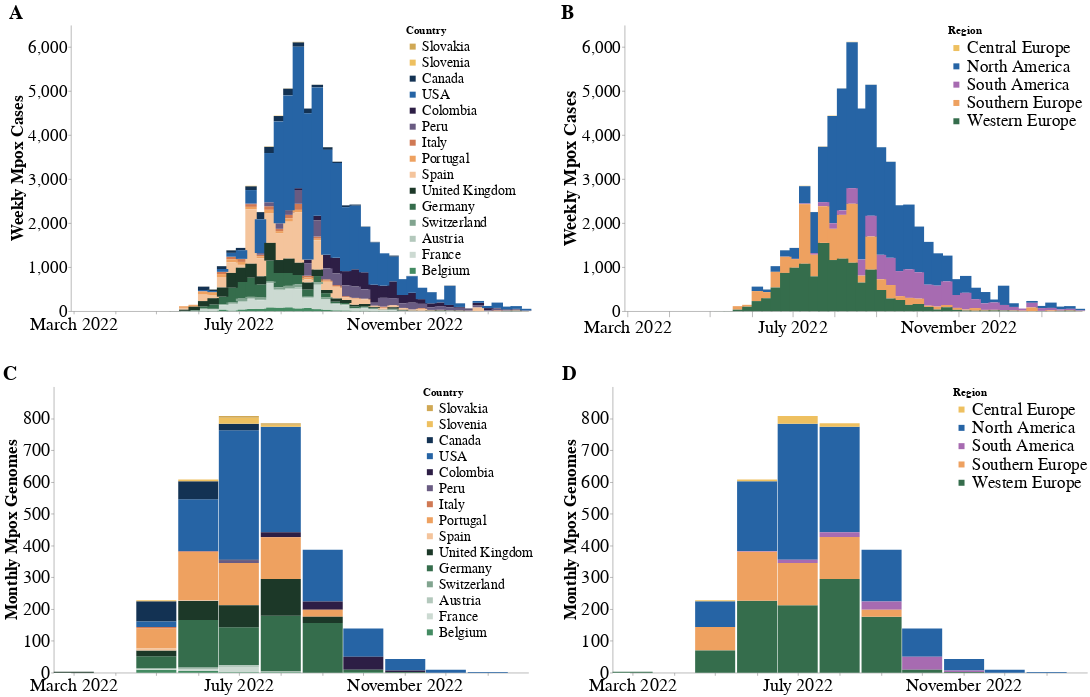

Write notebook code for a chart like this one.
### Code cell
# Add labels to each chart
weekly_cases_country = weekly_cases_country.properties(title='A')
monthly_seqs_country = monthly_seqs_country.properties(title='C')
weekly_cases_region = weekly_cases_region.properties(title='B')
monthly_seqs_region = monthly_seqs_region.properties(title='D')

# Concatenate labeled charts A and B horizontally
chart_ab_labeled = alt.hconcat(weekly_cases_country, weekly_cases_region, spacing=50).resolve_scale(x = "shared", y='independent', color = "independent" )

# Concatenate labeled charts C and D horizontally
chart_cd_labeled = alt.hconcat(monthly_seqs_country, monthly_seqs_region, spacing=50).resolve_scale(x = "shared", y='independent', color = "independent")

# Concatenate labeled charts AB and CD vertically
chart_abcd_labeled = alt.vconcat(chart_ab_labeled, chart_cd_labeled, spacing=50).resolve_scale(x='shared', color ='shared')

chart_abcd_labeled.configure_view(
    strokeWidth=0
).configure_title(
    anchor='start', fontSize= 35
).configure_axis(
    labelFontSize=24,
    titleFontSize=24
).configure_legend(
    labelFontSize = 60)

### Figure 1 — Vega-Lite specification as saved in the notebook (floating-point values rounded to 4 significant figures; data arrays with more than 128 entries replaced by an {"elided": "..."} marker saying what was removed)
{"config": {"view": {"continuousWidth": 400, "continuousHeight": 300, "strokeWidth": 0}, "axis": {"labelFontSize": 24, "titleFontSize": 24}, "legend": {"labelFontSize": 60}, "title": {"anchor": "start", "fontSize": 35}}, "vconcat": [{"hconcat": [{"data": {"name": "data-6afcb7f227408069b7696b71755d6032"}, "mark": {"type": "bar", "interpolate": "monotone", "size": 20}, "encoding": {"color": {"field": "location", "legend": {"labelFontSize": 25, "labelLimit": 0, "offset": -215, "orient": "right", "symbolSize": 110, "title": "Country", "titleFontSize": 20}, "scale": {"domain": ["Slovakia", "Slovenia", "Canada", "USA", "Colombia", "Peru", "Italy", "Portugal", "Spain", "United Kingdom", "Germany", "Switzerland", "Austria", "France", "Belgium"], "range": ["#D0A854", "#EEC060", "#133253", "#2664A5", "#2D1E45", "#695B82", "#D07954", "#EEA160", "#F4C49C", "#1C3828", "#356D4C", "#81A48F", "#B3C8BC", "#CCDAD2", "#438B62"]}, "title": "country", "type": "nominal"}, "order": {"field": "order", "sort": "descending", "type": "quantitative"}, "x": {"axis": {"format": "%B %Y", "grid": false, "labelFontSize": 32, "labelLimit": 0, "tickCount": "month", "title": ""}, "field": "date", "type": "temporal"}, "y": {"axis": {"grid": false, "labelFontSize": 30, "title": "Weekly Mpox Cases", "titleFontSize": 30, "values": [0, 1000, 2000, 3000, 4000, 5000, 6000]}, "field": "cases", "type": "quantitative"}}, "height": 500, "title": "A", "width": 800}, {"data": {"name": "data-f527ab2f0f3a0a88977b182b89ab5a0d"}, "mark": {"type": "bar", "interpolate": "monotone", "size": 20}, "encoding": {"color": {"field": "region", "legend": {"labelFontSize": 30, "labelLimit": 0, "offset": -235, "orient": "right", "symbolSize": 110, "title": "Region", "titleFontSize": 20}, "scale": {"domain": ["Central Europe", "North America", "South America", "Southern Europe", "Western Europe"], "range": ["#EEC060", "#2664A5", "#A76BB1", "#EEA160", "#356D4C"]}, "type": "nominal"}, "x": {"axis": {"format": "%B %Y", "grid": false, "labelFontSize": 32, "labelLimit": 0, "tickCount": "month", "tickSize": 10, "title": ""}, "field": "date", "type": "temporal"}, "y": {"axis": {"grid": false, "labelFontSize": 30, "title": "Weekly Mpox Cases", "titleFontSize": 32, "values": [0, 1000, 2000, 3000, 4000, 5000, 6000]}, "field": "cases", "type": "quantitative"}}, "height": 500, "title": "B", "width": 800}], "resolve": {"scale": {"color": "independent", "x": "shared", "y": "independent"}}, "spacing": 50}, {"hconcat": [{"data": {"name": "data-4893de37352f8b7397734fc7eb612666"}, "mark": {"type": "bar", "size": 70}, "encoding": {"color": {"field": "country", "legend": {"labelFontSize": 25, "labelLimit": 0, "offset": -185, "orient": "right", "symbolSize": 110, "title": "Country", "titleFontSize": 20}, "scale": {"domain": ["Slovakia", "Slovenia", "Canada", "USA", "Colombia", "Peru", "Italy", "Portugal", "Spain", "United Kingdom", "Germany", "Switzerland", "Austria", "France", "Belgium"], "range": ["#D0A854", "#EEC060", "#133253", "#2664A5", "#2D1E45", "#695B82", "#D07954", "#EEA160", "#F4C49C", "#1C3828", "#356D4C", "#81A48F", "#B3C8BC", "#CCDAD2", "#438B62"]}, "type": "nominal"}, "order": {"field": "order", "sort": "descending", "type": "quantitative"}, "x": {"axis": {"format": "%B %Y", "grid": false, "labelFontSize": 32, "labelLimit": 0, "tickCount": "month", "title": ""}, "field": "year_month", "type": "temporal"}, "y": {"axis": {"grid": false, "labelFontSize": 32, "offset": 30, "title": "Monthly Mpox Genomes", "titleFontSize": 30, "values": [0, 100, 200, 300, 400, 500, 600, 700, 800]}, "field": "count", "type": "quantitative"}}, "height": 500, "title": "C", "width": 800}, {"data": {"name": "data-c00783575a651e3473e2d8f47a241951"}, "mark": {"type": "bar", "size": 70}, "encoding": {"color": {"field": "region", "legend": {"labelFontSize": 30, "labelLimit": 0, "offset": -235, "orient": "right", "symbolSize": 110, "title": "Region", "titleFontSize": 20}, "scale": {"domain": ["Central Europe", "North America", "South America", "Southern Europe", "Western Europe"], "range": ["#EEC060", "#2664A5", "#A76BB1", "#EEA160", "#356D4C"]}, "type": "nominal"}, "x": {"axis": {"format": "%B %Y", "grid": false, "labelFontSize": 32, "labelLimit": 0, "tickCount": "month", "title": ""}, "field": "year_month", "type": "temporal"}, "y": {"axis": {"grid": false, "labelFontSize": 32, "offset": 30, "title": "Monthly Mpox Genomes", "titleFontSize": 30, "values": [0, 100, 200, 300, 400, 500, 600, 700, 800]}, "field": "count", "type": "quantitative"}}, "height": 500, "title": "D", "width": 800}], "resolve": {"scale": {"color": "independent", "x": "shared", "y": "independent"}}, "spacing": 50}], "resolve": {"scale": {"color": "shared", "x": "shared"}}, "spacing": 50, "$schema": "https://vega.github.io/schema/vega-lite/v4.17.0.json", "datasets": {"data-6afcb7f227408069b7696b71755d6032": {"elided": "533 records"}, "data-f527ab2f0f3a0a88977b182b89ab5a0d": {"elided": "179 records"}, "data-4893de37352f8b7397734fc7eb612666": [{"year_month": "2022-03", "country": "United Kingdom", "count": 3, "order": 9}, {"year_month": "2022-05", "country": "Canada", "count": 64, "order": 2}, {"year_month": "2022-05", "country": "Portugal", "count": 64, "order": 7}, {"year_month": "2022-05", "country": "Germany", "count": 37, "order": 10}, {"year_month": "2022-05", "country": "United Kingdom", "count": 18, "order": 9}, {"year_month": "2022-05", "country": "USA", "count": 17, "order": 3}, {"year_month": "2022-05", "country": "Belgium", "count": 9, "order": 14}, {"year_month": "2022-05", "country": "Spain", "count": 6, "order": 8}, {"year_month": "2022-05", "country": "Italy", "count": 4, "order": 6}, {"year_month": "2022-05", "country": "France", "count": 3, "order": 13}, {"year_month": "2022-05", "country": "Slovenia", "count": 3, "order": 1}, {"year_month": "2022-05", "country": "Switzerland", "count": 3, "order": 11}, {"year_month": "2022-06", "country": "USA", "count": 163, "order": 3}, {"year_month": "2022-06", "country": "Portugal", "count": 151, "order": 7}, {"year_month": "2022-06", "country": "Germany", "count": 150, "order": 10}, {"year_month": "2022-06", "country": "United Kingdom", "count": 60, "order": 9}, {"year_month": "2022-06", "country": "Canada", "count": 56, "order": 2}, {"year_month": "2022-06", "country": "Slovenia", "count": 6, "order": 1}, {"year_month": "2022-06", "country": "Belgium", "count": 5, "order": 14}, {"year_month": "2022-06", "country": "France", "count": 5, "order": 13}, {"year_month": "2022-06", "country": "Switzerland", "count": 4, "order": 11}, {"year_month": "2022-06", "country": "Spain", "count": 3, "order": 8}, {"year_month": "2022-06", "country": "Austria", "count": 2, "order": 12}, {"year_month": "2022-06", "country": "Peru", "count": 2, "order": 5}, {"year_month": "2022-06", "country": "Italy", "count": 1, "order": 6}, {"year_month": "2022-07", "country": "USA", "count": 408, "order": 3}, {"year_month": "2022-07", "country": "Portugal", "count": 133, "order": 7}, {"year_month": "2022-07", "country": "Germany", "count": 119, "order": 10}, {"year_month": "2022-07", "country": "United Kingdom", "count": 69, "order": 9}, {"year_month": "2022-07", "country": "Canada", "count": 20, "order": 2}, {"year_month": "2022-07", "country": "Slovenia", "count": 19, "order": 1}, {"year_month": "2022-07", "country": "France", "count": 17, "order": 13}, {"year_month": "2022-07", "country": "Peru", "count": 8, "order": 5}, {"year_month": "2022-07", "country": "Austria", "count": 6, "order": 12}, {"year_month": "2022-07", "country": "Slovakia", "count": 6, "order": 0}, {"year_month": "2022-07", "country": "Colombia", "count": 2, "order": 4}, {"year_month": "2022-07", "country": "Belgium", "count": 1, "order": 14}, {"year_month": "2022-08", "country": "USA", "count": 332, "order": 3}, {"year_month": "2022-08", "country": "Germany", "count": 175, "order": 10}, {"year_month": "2022-08", "country": "Portugal", "count": 131, "order": 7}, {"year_month": "2022-08", "country": "United Kingdom", "count": 116, "order": 9}, {"year_month": "2022-08", "country": "Colombia", "count": 15, "order": 4}, {"year_month": "2022-08", "country": "Slovenia", "count": 6, "order": 1}, {"year_month": "2022-08", "country": "Slovakia", "count": 5, "order": 0}, {"year_month": "2022-08", "country": "Austria", "count": 3, "order": 12}, {"year_month": "2022-08", "country": "Belgium", "count": 1, "order": 14}, {"year_month": "2022-08", "country": "Italy", "count": 1, "order": 6}, {"year_month": "2022-09", "country": "USA", "count": 163, "order": 3}, {"year_month": "2022-09", "country": "Germany", "count": 156, "order": 10}, {"year_month": "2022-09", "country": "Colombia", "count": 26, "order": 4}, {"year_month": "2022-09", "country": "Portugal", "count": 22, "order": 7}, {"year_month": "2022-09", "country": "United Kingdom", "count": 20, "order": 9}, {"year_month": "2022-10", "country": "USA", "count": 89, "order": 3}, {"year_month": "2022-10", "country": "Colombia", "count": 41, "order": 4}, {"year_month": "2022-10", "country": "Germany", "count": 7, "order": 10}, {"year_month": "2022-10", "country": "Belgium", "count": 2, "order": 14}, {"year_month": "2022-11", "country": "USA", "count": 36, "order": 3}, {"year_month": "2022-11", "country": "Colombia", "count": 5, "order": 4}, {"year_month": "2022-11", "country": "Germany", "count": 2, "order": 10}, {"year_month": "2022-12", "country": "USA", "count": 9, "order": 3}, {"year_month": "2023-01", "country": "USA", "count": 2, "order": 3}], "data-c00783575a651e3473e2d8f47a241951": [{"year_month": "2022-03", "region": "Western Europe", "count": 3}, {"year_month": "2022-05", "region": "North America", "count": 81}, {"year_month": "2022-05", "region": "Southern Europe", "count": 74}, {"year_month": "2022-05", "region": "Western Europe", "count": 70}, {"year_month": "2022-05", "region": "Central Europe", "count": 3}, {"year_month": "2022-06", "region": "Western Europe", "count": 226}, {"year_month": "2022-06", "region": "North America", "count": 219}, {"year_month": "2022-06", "region": "Southern Europe", "count": 155}, {"year_month": "2022-06", "region": "Central Europe", "count": 6}, {"year_month": "2022-06", "region": "South America", "count": 2}, {"year_month": "2022-07", "region": "North America", "count": 428}, {"year_month": "2022-07", "region": "Western Europe", "count": 212}, {"year_month": "2022-07", "region": "Southern Europe", "count": 133}, {"year_month": "2022-07", "region": "Central Europe", "count": 25}, {"year_month": "2022-07", "region": "South America", "count": 10}, {"year_month": "2022-08", "region": "North America", "count": 332}, {"year_month": "2022-08", "region": "Western Europe", "count": 295}, {"year_month": "2022-08", "region": "Southern Europe", "count": 132}, {"year_month": "2022-08", "region": "South America", "count": 15}, {"year_month": "2022-08", "region": "Central Europe", "count": 11}, {"year_month": "2022-09", "region": "Western Europe", "count": 176}, {"year_month": "2022-09", "region": "North America", "count": 163}, {"year_month": "2022-09", "region": "South America", "count": 26}, {"year_month": "2022-09", "region": "Southern Europe", "count": 22}, {"year_month": "2022-10", "region": "North America", "count": 89}, {"year_month": "2022-10", "region": "South America", "count": 41}, {"year_month": "2022-10", "region": "Western Europe", "count": 9}, {"year_month": "2022-11", "region": "North America", "count": 36}, {"year_month": "2022-11", "region": "South America", "count": 5}, {"year_month": "2022-11", "region": "Western Europe", "count": 2}, {"year_month": "2022-12", "region": "North America", "count": 9}, {"year_month": "2023-01", "region": "North America", "count": 2}]}}
